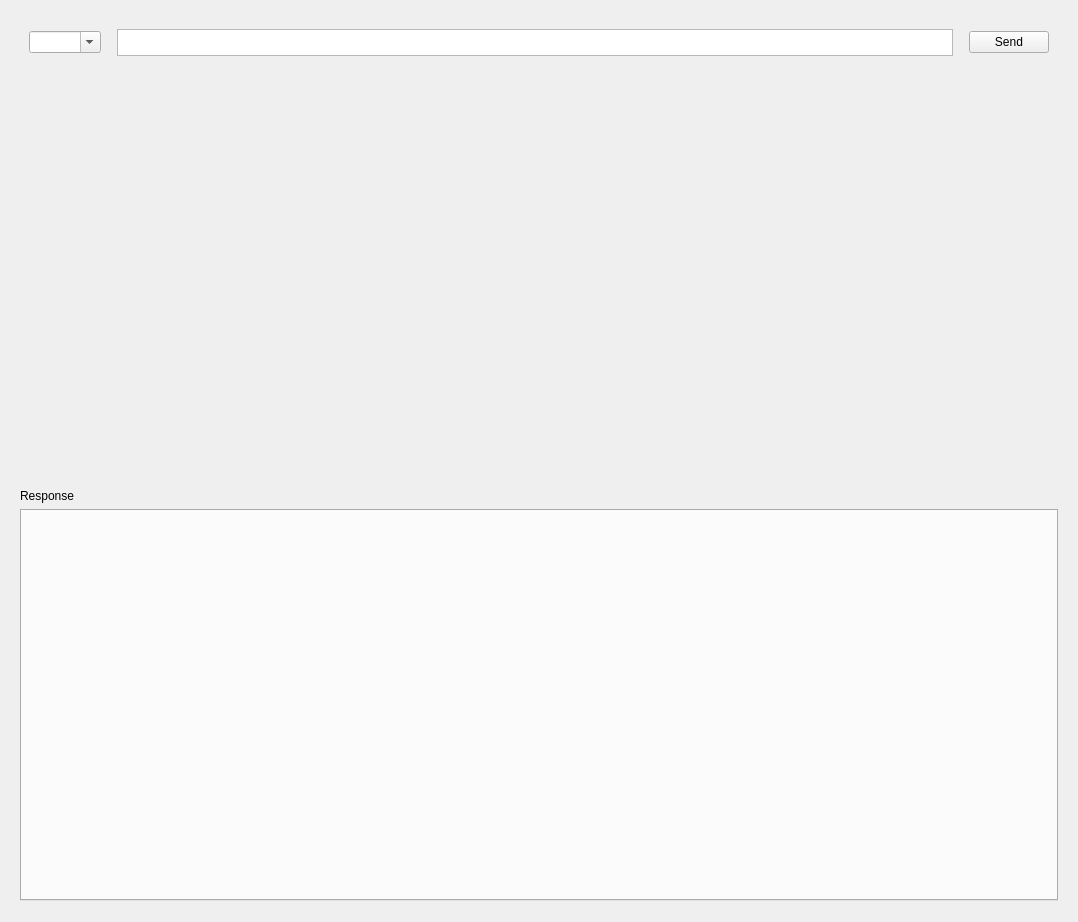
<?xml version="1.0" encoding="UTF-8"?>
<ui version="4.0">
 <class>NewRequestScreen</class>
 <widget class="QWidget" name="NewRequestScreen">
  <property name="geometry">
   <rect>
    <x>0</x>
    <y>0</y>
    <width>1078</width>
    <height>922</height>
   </rect>
  </property>
  <property name="windowTitle">
   <string>New Request</string>
  </property>
  <property name="styleSheet">
   <string notr="true"/>
  </property>
  <layout class="QVBoxLayout" name="verticalLayout_2">
   <item>
    <widget class="QWidget" name="verticalWidget" native="true">
     <layout class="QVBoxLayout" name="verticalLayout">
      <item alignment="Qt::AlignTop">
       <widget class="QWidget" name="horizontalWidget" native="true">
        <property name="sizePolicy">
         <sizepolicy hsizetype="Preferred" vsizetype="Fixed">
          <horstretch>0</horstretch>
          <verstretch>0</verstretch>
         </sizepolicy>
        </property>
        <layout class="QHBoxLayout" name="horizontalLayout">
         <item>
          <widget class="QComboBox" name="requestTypeComboBox">
           <property name="editable">
            <bool>true</bool>
           </property>
           <property name="insertPolicy">
            <enum>QComboBox::NoInsert</enum>
           </property>
          </widget>
         </item>
         <item>
          <spacer name="horizontalSpacer">
           <property name="orientation">
            <enum>Qt::Horizontal</enum>
           </property>
           <property name="sizeType">
            <enum>QSizePolicy::Minimum</enum>
           </property>
           <property name="sizeHint" stdset="0">
            <size>
             <width>10</width>
             <height>1</height>
            </size>
           </property>
          </spacer>
         </item>
         <item>
          <widget class="QTextEdit" name="urlTextEdit">
           <property name="sizePolicy">
            <sizepolicy hsizetype="Expanding" vsizetype="Ignored">
             <horstretch>0</horstretch>
             <verstretch>0</verstretch>
            </sizepolicy>
           </property>
           <property name="minimumSize">
            <size>
             <width>0</width>
             <height>27</height>
            </size>
           </property>
           <property name="maximumSize">
            <size>
             <width>16777215</width>
             <height>100</height>
            </size>
           </property>
          </widget>
         </item>
         <item>
          <spacer name="horizontalSpacer_2">
           <property name="orientation">
            <enum>Qt::Horizontal</enum>
           </property>
           <property name="sizeType">
            <enum>QSizePolicy::Minimum</enum>
           </property>
           <property name="sizeHint" stdset="0">
            <size>
             <width>10</width>
             <height>10</height>
            </size>
           </property>
          </spacer>
         </item>
         <item>
          <widget class="QPushButton" name="sendButton">
           <property name="text">
            <string>Send</string>
           </property>
          </widget>
         </item>
        </layout>
       </widget>
      </item>
      <item>
       <widget class="QTabWidget" name="tabWidget">
        <property name="currentIndex">
         <number>-1</number>
        </property>
        <property name="documentMode">
         <bool>true</bool>
        </property>
        <property name="tabsClosable">
         <bool>false</bool>
        </property>
        <property name="movable">
         <bool>false</bool>
        </property>
       </widget>
      </item>
      <item>
       <spacer name="verticalSpacer_2">
        <property name="orientation">
         <enum>Qt::Vertical</enum>
        </property>
        <property name="sizeType">
         <enum>QSizePolicy::Fixed</enum>
        </property>
        <property name="sizeHint" stdset="0">
         <size>
          <width>20</width>
          <height>20</height>
         </size>
        </property>
       </spacer>
      </item>
      <item>
       <widget class="QLabel" name="responseLabel">
        <property name="text">
         <string>Response</string>
        </property>
       </widget>
      </item>
      <item>
       <widget class="QTabWidget" name="responseTabWidget"/>
      </item>
      <item>
       <spacer name="verticalSpacer">
        <property name="orientation">
         <enum>Qt::Vertical</enum>
        </property>
        <property name="sizeType">
         <enum>QSizePolicy::Fixed</enum>
        </property>
        <property name="sizeHint" stdset="0">
         <size>
          <width>20</width>
          <height>1</height>
         </size>
        </property>
       </spacer>
      </item>
     </layout>
    </widget>
   </item>
  </layout>
 </widget>
 <resources/>
 <connections/>
</ui>
